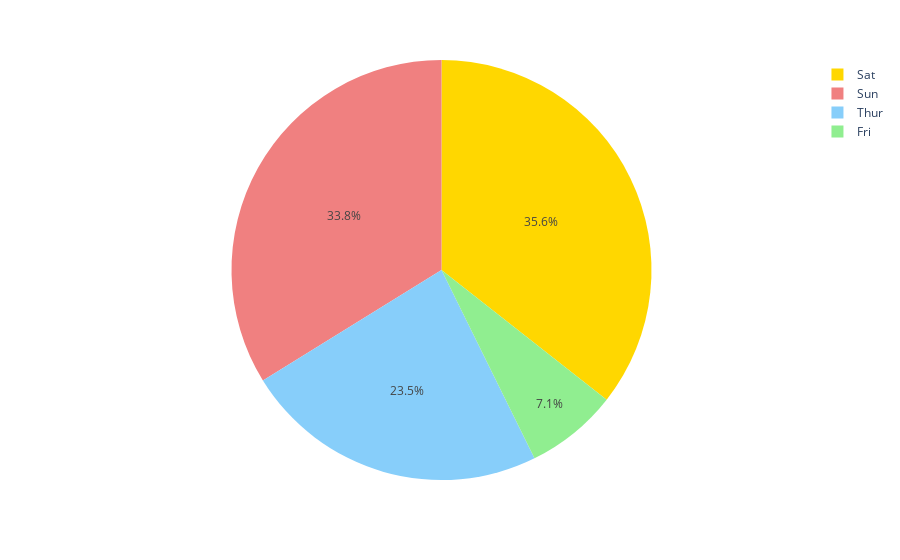

Notebook cell for this chart:
### Markdown cell above
### Завдання 5

### Code cell
df = px.data.tips()
custom_color_sequence = ["gold", "lightcoral", "lightskyblue", "lightgreen"]

fig = px.pie(df, values='tip', names='day', color_discrete_sequence=custom_color_sequence)
fig.show()

### Figure 1 — Plotly figure (JSON) as saved in the notebook; plotly's stock layout.template omitted (floating-point values rounded to 4 significant figures; data arrays with more than 128 entries replaced by an {"elided": "..."} marker saying what was removed)
{"data": [{"domain": {"x": [0, 1], "y": [0, 1]}, "hovertemplate": "day=%{label}<br>tip=%{value}<extra></extra>", "labels": {"elided": "244 str values"}, "legendgroup": "", "name": "", "showlegend": true, "type": "pie", "values": {"elided": "244 float values"}}], "layout": {"legend": {"tracegroupgap": 0}, "margin": {"t": 60}, "piecolorway": ["gold", "lightcoral", "lightskyblue", "lightgreen"]}}
